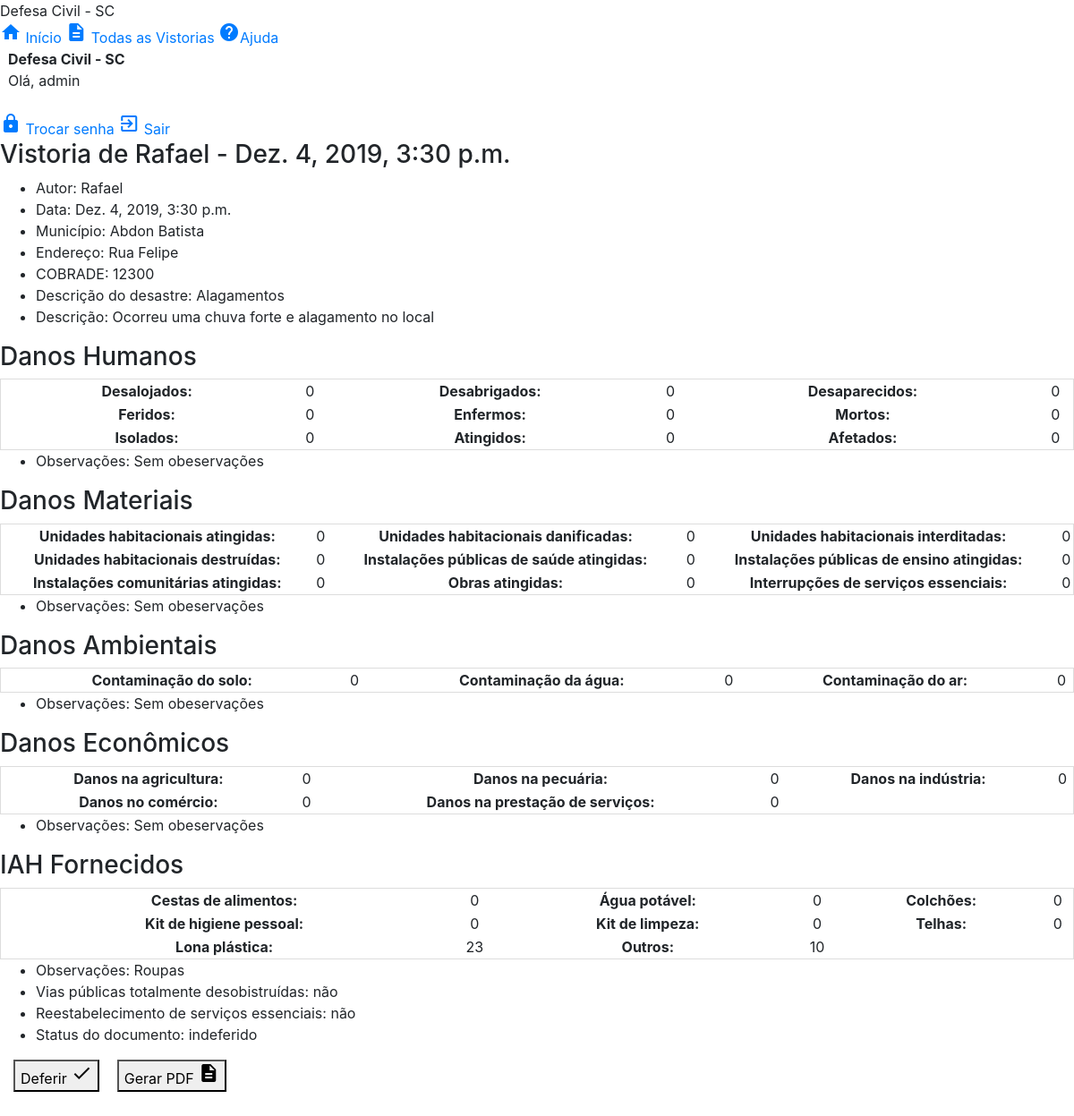
The page /vistoria/1 (signed in) on the database its author committed.
### accounts/models.py (models this page shows)
class CustomUser(AbstractUser):
	username = models.CharField(_('username'),max_length=15, unique=True, help_text=_('15 caracteres ou menos. Aceita letras, números e @/./+/-/_'), validators=[ validators.RegexValidator(re.compile('^[\w.@+-]+$'), _('Insira um usuário válido.'), _('inválido'))])
	first_name = models.CharField(_('first_name'), max_length=30, blank=False, null=False)
	last_name = models.CharField(_('last_name'), max_length=30, blank=False, null=False)
	email = models.EmailField(_('email address'), max_length=255, unique=True, blank=False, null=False)
	is_staff = models.BooleanField(_('staff status'), default=False, blank = True)
	is_active = models.BooleanField(_('active'), default=True, blank = True)
	is_trusty = models.BooleanField(_('trusty'), default=False, blank = True)
	date_joined = models.DateTimeField(_('date joined'), default=timezone.now, blank = True)

### relatorios/models.py (models this page shows, shortened)
class Vistoria(models.Model):
    autor = models.ForeignKey(settings.AUTH_USER_MODEL, related_name = 'autor_id',  on_delete=models.CASCADE)
    cobrad = models.CharField(max_length=200)
    municipios = models.TextField()
    descricao = models.TextField()
    data = models.DateTimeField(default=timezone.now)
    endereco = models.TextField()
    dataDesastre = models.TextField()
    descricaoDesastre = models.CharField(max_length=500)
    danos_humanos_desalojados = models.IntegerField(default=0, blank=True)
    danos_humanos_desabrigados = models.IntegerField(default=0, blank=True)
    danos_humanos_desaparecidos = models.IntegerField(default=0, blank=True)
    danos_humanos_feridos = models.IntegerField(default=0, blank=True)
    danos_humanos_enfermos = models.IntegerField(default=0, blank=True)
    danos_humanos_mortos = models.IntegerField(default=0, blank=True)
    danos_humanos_isolados = models.IntegerField(default=0, blank=True)
    danos_humanos_atingidos = models.IntegerField(default=0, blank=True)
    danos_humanos_afetados = models.IntegerField(default=0, blank=True)
    danos_humanos_observacoes = models.TextField(default="Sem Observações", blank=True)
    unidades_habitacionais_atingidas = models.IntegerField(default=0, blank=True)
    unidades_habitacionais_danificads = models.IntegerField(default=0, blank=True)
    unidades_habitacionais_interditadas = models.IntegerField(default=0, blank=True)
    unidades_habitacionais_destruidas = models.IntegerField(default=0, blank=True)
    instalacoes_publicas_saude_atingidas = models.IntegerField(default=0, blank=True)
    instalacoes_publicas_ensino_atingidas = models.IntegerField(default=0, blank=True)
    instalacoes_comunitarias_atingidas = models.IntegerField(default=0, blank=True)
    obras_atingidas = models.IntegerField(default=0, blank=True)
    interrupcoes_servicos_essenciais = models.IntegerField(default=0, blank=True)
    danos_materiais_observacoes = models.TextField(default="Sem Observações", blank=True)
    contaminacao_solo = models.IntegerField(default=0, blank=True)
    contaminacao_agua = models.IntegerField(default=0, blank=True)
    contaminacao_ar = models.IntegerField(default=0, blank=True)
    danos_ambientais_observacoes = models.TextField(default="Sem Observações", blank=True)
    danos_agricultura = models.IntegerField(default=0, blank=True)
    danos_pecuaria = models.IntegerField(default=0, blank=True)
    danos_industria = models.IntegerField(default=0, blank=True)
    danos_comercio = models.IntegerField(default=0, blank=True)
    danos_prestacao_de_servicos = models.IntegerField(default=0, blank=True)
    danos_economicos_observacoes = models.TextField(default="Sem Observações", blank=True)
    iah_cestas_de_alimentos = models.IntegerField(default=0, blank=True)
    iah_agua_potavel = models.IntegerField(default=0, blank=True)
    iah_colchoes = models.IntegerField(default=0, blank=True)
    iah_kit_higiene_pessoal = models.IntegerField(default=0, blank=True)
    iah_kit_limpeza = models.IntegerField(default=0, blank=True)
    iah_telhas = models.IntegerField(default=0, blank=True)
    iah_lona_plastica = models.IntegerField(default=0, blank=True)
    iah_outros = models.IntegerField(default=0, blank=True)
    iah_fornecidos_outros_observacoes = models.TextField(default="Sem Observações", blank=True)
    iah_vias_publicas_totalmente_desobistruidas = models.BooleanField(default=False)
    iah_reestabelecimento_servicos_essenciais = models.BooleanField(default=False)
    deferido = models.BooleanField(default=False, blank=True)
    latitude = models.CharField(max_length=20)
    longitude = models.CharField(max_length=20)

### relatorios/views.py (the view)
# urls.py: path('vistoria/<int:pk>', views.vistoriadetalhes, name='vistoriadetalhes'),
@login_required
def vistoriadetalhes(request, pk):
	vistoria = get_object_or_404(Vistoria, pk=pk)
	if request.user == vistoria.autor:
		can_edit = True
	else:
		can_edit = False
	if request.user.is_superuser:
		can_validate = True
	else:
		can_validate = False
	return render(request, 'relatorios/vistoria_detalhes.html', {'vistoria':vistoria, 'can_edit':can_edit, 'can_validate':can_validate})

### relatorios/templates/relatorios/vistoria_detalhes.html
{% extends 'relatorios/base.html' %}
{% block conteudo %}
<main class="mdl-layout__content mdl-color--grey-100">
	<div class="mdl-grid">
		<div class="mdl-cell mdl-cell--12-col"><h3>Vistoria de {{ vistoria.autor.username }} - {{ vistoria.data }}</h3></div>
		<ul class="demo-list-item mdl-list">
			<li class="mdl-list__item">
				<span class="mdl-list__item-primary-content">
					Autor: {{ vistoria.autor.username }}
				</span>
			</li>
			<li class="mdl-list__item">
				<span class="mdl-list__item-primary-content">
					Data: {{ vistoria.data }}
				</span>
			</li>
			<li class="mdl-list__item">
				<span class="mdl-list__item-primary-content">
					Município: {{ vistoria.municipios }}
				</span>
			</li>
			<li class="mdl-list__item">
				<span class="mdl-list__item-primary-content">
					Endereço: {{ vistoria.endereco }}
				</span>
			</li>
			<li class="mdl-list__item">
				<span class="mdl-list__item-primary-content">
					COBRADE: {{ vistoria.cobrad }}
				</span>
			</li>
			<li class="mdl-list__item">
				<span class="mdl-list__item-primary-content">
					Descrição do desastre: {{vistoria.descricaoDesastre}}
				</span>
			</li>
			<li class="mdl-list__item">
				<span class="mdl-list__item-primary-content">
					Descrição: {{ vistoria.descricao }}
				</span>
			</li>
		</ul>
		<div class="mdl-cell mdl-cell--12-col"><h3>Danos Humanos</h3></div>
		<table class="mdl-data-table mdl-js-data-table mdl-cell--12-col mdl-shadow--2dp">
			<tr>
				<th>Desalojados:</th>
				<td>{{ vistoria.danos_humanos_desalojados }}</td>
				<th>Desabrigados:</th>
				<td>{{ vistoria.danos_humanos_desabrigados }}</td>
				<th>Desaparecidos:</th>
				<td>{{ vistoria.danos_humanos_desaparecidos }}</td>
			</tr>
			<tr>
				<th>Feridos:</th>
				<td>{{ vistoria.danos_humanos_feridos }}</td>
				<th>Enfermos:</th>
				<td>{{ vistoria.danos_humanos_enfermos }}</td>
				<th>Mortos:</th>
				<td>{{ vistoria.danos_humanos_mortos }}</td>
			</tr>
			<tr>
				<th>Isolados:</th>
				<td>{{ vistoria.danos_humanos_isolados }}</td>
				<th>Atingidos:</th>
				<td>{{ vistoria.danos_humanos_atingidos }}</td>
				<th>Afetados:</th>
				<td>{{ vistoria.danos_humanos_afetados }}</td>
			</tr>
		</table>
		<ul class="demo-list-item mdl-list">
			<li class="mdl-list__item">
				<span class="mdl-list__item-primary-content">
					Observações: {{ vistoria.danos_humanos_observacoes }}
				</span>
			</li>
		</ul>
		<div class="mdl-cell mdl-cell--12-col"><h3>Danos Materiais</h3></div>
		<table class="mdl-data-table mdl-js-data-table mdl-cell--12-col mdl-shadow--2dp">
			<tr>
				<th>Unidades habitacionais atingidas:</th>
				<td>{{ vistoria.unidades_habitacionais_atingidas }}</td>
				<th>Unidades habitacionais danificadas:</th>
				<td>{{ vistoria.unidades_habitacionais_danificads }}</td>
				<th>Unidades habitacionais interditadas:</th>
				<td>{{ vistoria.unidades_habitacionais_interditadas }}</td>
			</tr>
			<tr>
				<th>Unidades habitacionais destruídas:</th>
				<td>{{ vistoria.unidades_habitacionais_destruidas }}</td>
				<th>Instalações públicas de saúde atingidas:</th>
				<td>{{ vistoria.instalacoes_publicas_saude_atingidas }}</td>
				<th>Instalações públicas de ensino atingidas:</th>
				<td>{{ vistoria.instalacoes_publicas_ensino_atingidas }}</td>
			</tr>
			<tr>
				<th>Instalações comunitárias atingidas:</th>
				<td>{{ vistoria.instalacoes_comunitarias_atingidas }}</td>
				<th>Obras atingidas:</th>
				<td>{{ vistoria.obras_atingidas }}</td>
				<th>Interrupções de serviços essenciais:</th>
				<td>{{ vistoria.interrupcoes_servicos_essenciais }}</td>
			</tr>
		</table>
		<ul class="demo-list-item mdl-list">
			<li class="mdl-list__item">
				<span class="mdl-list__item-primary-content">
					Observações: {{ vistoria.danos_materiais_observacoes }}
				</span>
			</li>
		</ul>
		<div class="mdl-cell mdl-cell--12-col"><h3>Danos Ambientais</h3></div>
		<table class="mdl-data-table mdl-js-data-table mdl-cell--12-col mdl-shadow--2dp">
			<tr>
				<th>Contaminação do solo:</th>
				<td>{{ vistoria.contaminacao_solo }}</td>
				<th>Contaminação da água:</th>
				<td>{{ vistoria.contaminacao_agua }}</td>
				<th>Contaminação do ar:</th>
				<td>{{ vistoria.contaminacao_ar }}</td>
			</tr>
		</table>
		<ul class="demo-list-item mdl-list">
			<li class="mdl-list__item">
				<span class="mdl-list__item-primary-content">
					Observações: {{ vistoria.danos_ambientais_observacoes }}
				</span>
			</li>
		</ul>
		<div class="mdl-cell mdl-cell--12-col"><h3>Danos Econômicos</h3></div>
		<table class="mdl-data-table mdl-js-data-table mdl-cell--12-col mdl-shadow--2dp">
			<tr>
				<th>Danos na agricultura:</th>
				<td>{{ vistoria.danos_agricultura }}</td>
				<th>Danos na pecuária:</th>
				<td>{{ vistoria.danos_pecuaria }}</td>
				<th>Danos na indústria:</th>
				<td>{{ vistoria.danos_industria }}</td>
			</tr>
			<tr>
				<th>Danos no comércio:</th>
				<td>{{ vistoria.danos_comercio }}</td>
				<th>Danos na prestação de serviços:</th>
				<td>{{ vistoria.danos_prestacao_de_servicos }}</td>
				<th></th><td></td>
			</tr>
		</table>
		<ul class="demo-list-item mdl-list">
			<li class="mdl-list__item">
				<span class="mdl-list__item-primary-content">
					Observações: {{ vistoria.danos_economicos_observacoes }}
				</span>
			</li>
		</ul>
		<div class="mdl-cell mdl-cell--12-col"><h3>IAH Fornecidos</h3></div>
		<table class="mdl-data-table mdl-js-data-table mdl-cell--12-col mdl-shadow--2dp">
			<tr>
				<th>Cestas de alimentos:</th>
				<td>{{ vistoria.iah_cestas_de_alimentos }}</td>
				<th>Água potável:</th>
				<td>{{ vistoria.iah_agua_potavel }}</td>
				<th>Colchões:</th>
				<td>{{ vistoria.iah_colchoes }}</td>
			</tr>
			<tr>
				<th>Kit de higiene pessoal:</th>
				<td>{{ vistoria.iah_kit_higiene_pessoal }}</td>
				<th>Kit de limpeza:</th>
				<td>{{ vistoria.iah_kit_limpeza }}</td>
				<th>Telhas:</th>
				<td>{{ vistoria.iah_telhas }}</td>
			</tr>
			<tr>
				<th>Lona plástica:</th>
				<td>{{ vistoria.iah_lona_plastica }}</td>
				<th>Outros:</th>
				<td>{{ vistoria.iah_outros }}</td>
				<th></th><td></td>
			</tr>
		</table>
		<ul class="demo-list-item mdl-list">
			<li class="mdl-list__item">
				<span class="mdl-list__item-primary-content">
					Observações: {{ vistoria.iah_fornecidos_outros_observacoes }}
				</span>
			</li>
			<li class="mdl-list__item">
				<span class="mdl-list__item-primary-content">
					Vias públicas totalmente desobistruídas:
					{% if vistoria.iah_vias_publicas_totalmente_desobistruidas %}
						sim
					{% else %}
						não
					{% endif %}
				</span>
			</li>
			<li class="mdl-list__item">
				<span class="mdl-list__item-primary-content">
					Reestabelecimento de serviços essenciais:
					{% if vistoria.iah_reestabelecimento_servicos_essenciais %}
						sim
					{% else %}
						não
					{% endif %}
				</span>
			</li>
			<li class="mdl-list__item">
				<span class="mdl-list__item-primary-content">
					Status do documento:
					{% if vistoria.deferido %}
						deferido
					{% else %}
						indeferido
					{% endif %}
				</span>
			</li>
		</ul>
	</div>
	{% if user.is_superuser %}
		{% if vistoria.deferido %}
			<button class="mdl-button mdl-js-button mdl-button--raised mdl-js-ripple-effect mdl-button--colored mdl-color--red-400" style="margin-left: 15px !important; margin-bottom: 30px !important;" onclick="window.location.href = '{% url 'indeferir' pk=vistoria.pk %}';">
				Indeferir <i class=" material-icons" role="presentation">close</i>
			</button>
		{% else %}
			<button class="mdl-button mdl-js-button mdl-button--raised mdl-js-ripple-effect mdl-button--colored mdl-color--green-400" style="margin-left: 15px !important; margin-bottom: 30px !important;" onclick="window.location.href = '{% url 'deferir' pk=vistoria.pk %}';">
				Deferir <i class=" material-icons" role="presentation">check</i>
			</button>
		{% endif %}
	{% endif %}
	<a href = "{% url 'vistoria_pdf' pk=vistoria.pk %}"><button class="mdl-button mdl-js-button mdl-button--raised mdl-js-ripple-effect mdl-button--colored" style="margin-left: 15px !important; margin-bottom: 30px !important;">
		Gerar PDF <i class=" material-icons" role="presentation">description</i>
	</button>
	</a>
</main>
{% endblock %}

### relatorios/templates/relatorios/base.html (shortened to what this page needs)
{% load static %}
<!DOCTYPE html>
<html lang="pt-br">
<head>
  <link rel="stylesheet" href="https://code.getmdl.io/1.3.0/material.indigo-orange.min.css" />
  <link rel="stylesheet" href="https://stackpath.bootstrapcdn.com/bootstrap/4.1.3/css/bootstrap.min.css">
</head>
<body>
  <div class="layout mdl-layout mdl-js-layout  ">
    <header class="header mdl-layout__header mdl-color--indigo mdl-color-text--black-000">
      <div class="mdl-layout__header-row">
        <span class="mdl-layout-title">Defesa Civil - SC</span>
        {% if user.is_authenticated %}
          <a class="mdl-navigation__link" href="{% url 'minhasvistorias' %}"><i class=" material-icons" role="presentation">home</i> Início</a>
          <a class="mdl-navigation__link" href="{% url 'todasvistorias' %}"><i class=" material-icons" role="presentation">description</i> Todas as Vistorias</a>
          <a class="mdl-navigation__link" href="{% url 'ajuda' %}"><i class=" material-icons" role="presentation">help</i>Ajuda</a>
        {% endif %}
      </div>
    </header>
    <div class="drawer mdl-layout__drawer mdl-color--indigo mdl-color-text--black">
      <header class="drawer-header">
        <strong><span class="mdl-layout-title mdl-color-text--white" style="margin: 9px !important;">Defesa Civil - SC</span></strong>
        <div class="avatar-dropdown">
          {% if user.is_authenticated %}
          <span class="mdl-color-text--white" style="margin: 9px !important;"> Olá, {{user.username}} </span>
          {% else %}
          <span class="mdl-color-text--white" style="margin: 9px !important;">Olá, Visitante</span>
          {% endif %}
          <div class="mdl-layout-spacer"></div><br>
      </div>
    </header>
    <nav class="navigation mdl-navigation">
      {% if user.is_authenticated %}
      <a class="mdl-navigation__link mdl-color-text--white" href="{% url 'password_change' %}"><i class="mdl-color-text--white material-icons" role="presentation">lock</i> Trocar senha</a>
      <a class="mdl-navigation__link mdl-color-text--white" href="{% url 'logout' %}"><i class="mdl-color-text--white material-icons" role="presentation">exit_to_app</i> Sair</a>
      {% endif %}
    </nav>
  </div>
  {% block conteudo %}
      {% endblock %}
</body>
</html>

### relatorios/templates/relatorios/base.html (style rules this page uses)
th { text-align: center !important; }
td { text-align: center !important; white-space: pre-wrap !important; }
table { max-width: 100% !important; }
tr { cursor: pointer !important; }
th { cursor: pointer !important; }
table { border-spacing: 0 !important; width: 100% !important; border: 1px solid #ddd !important; }

### rows shown on the page
CustomUser: username "admin"
Vistoria: autor.username "Rafael", data "Dez. 4, 2019, 3:30 p.m.", municipios "Abdon Batista", endereco "Rua Felipe", cobrad "12300", descricaoDesastre "Alagamentos", descricao "Ocorreu uma chuva forte e alagamento no local", danos_humanos_desalojados "0", danos_humanos_desabrigados "0", danos_humanos_desaparecidos "0", danos_humanos_feridos "0", danos_humanos_enfermos "0", danos_humanos_mortos "0", danos_humanos_isolados "0", danos_humanos_atingidos "0", danos_humanos_afetados "0", danos_humanos_observacoes "Sem obeservações", unidades_habitacionais_atingidas "0", unidades_habitacionais_danificads "0", unidades_habitacionais_interditadas "0", unidades_habitacionais_destruidas "0", instalacoes_publicas_saude_atingidas "0", instalacoes_publicas_ensino_atingidas "0", instalacoes_comunitarias_atingidas "0", obras_atingidas "0", interrupcoes_servicos_essenciais "0", danos_materiais_observacoes "Sem obeservações", contaminacao_solo "0", contaminacao_agua "0", contaminacao_ar "0", danos_ambientais_observacoes "Sem obeservações", danos_agricultura "0", danos_pecuaria "0", danos_industria "0", danos_comercio "0", danos_prestacao_de_servicos "0", danos_economicos_observacoes "Sem obeservações", iah_cestas_de_alimentos "0", iah_agua_potavel "0", iah_colchoes "0", iah_kit_higiene_pessoal "0", iah_kit_limpeza "0", iah_telhas "0", iah_lona_plastica "23", iah_outros "10", iah_fornecidos_outros_observacoes "Roupas"
